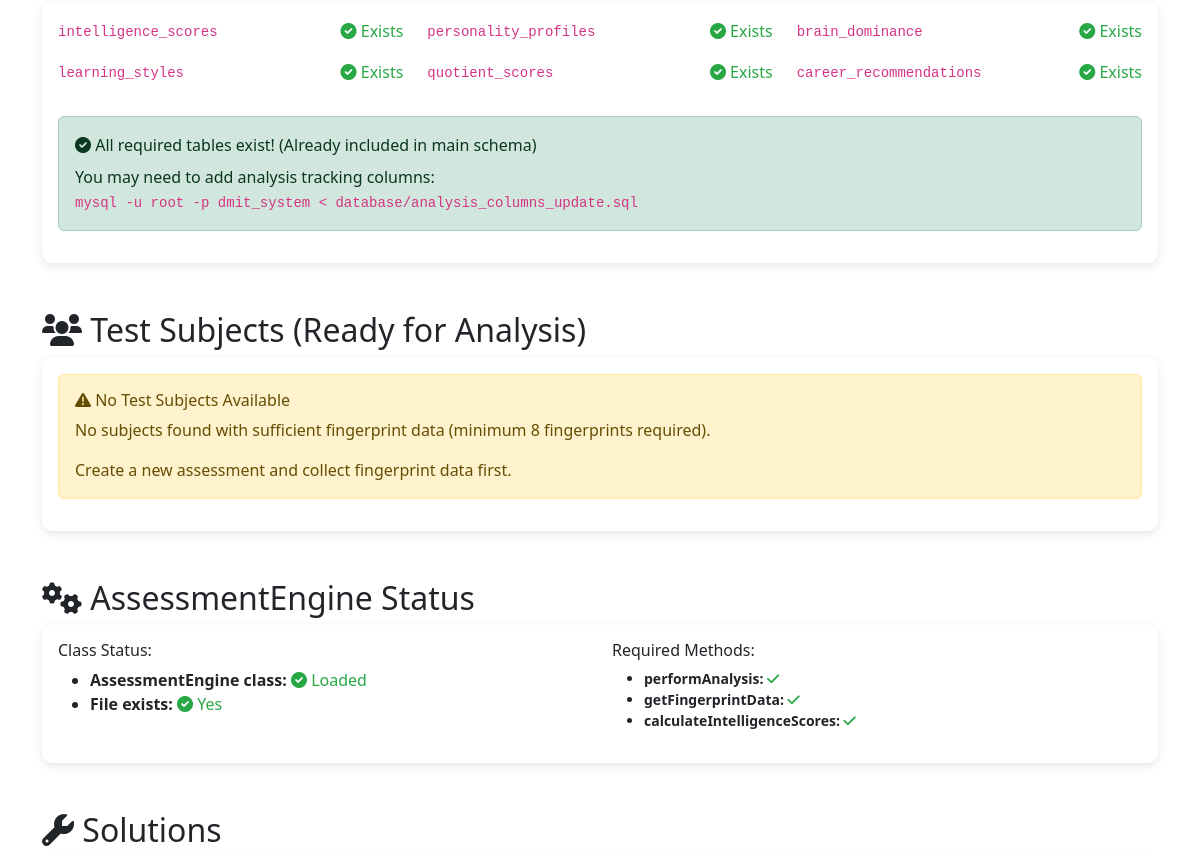
/analysis_debug.php (middle part), run on an earlier commit of the app's database.
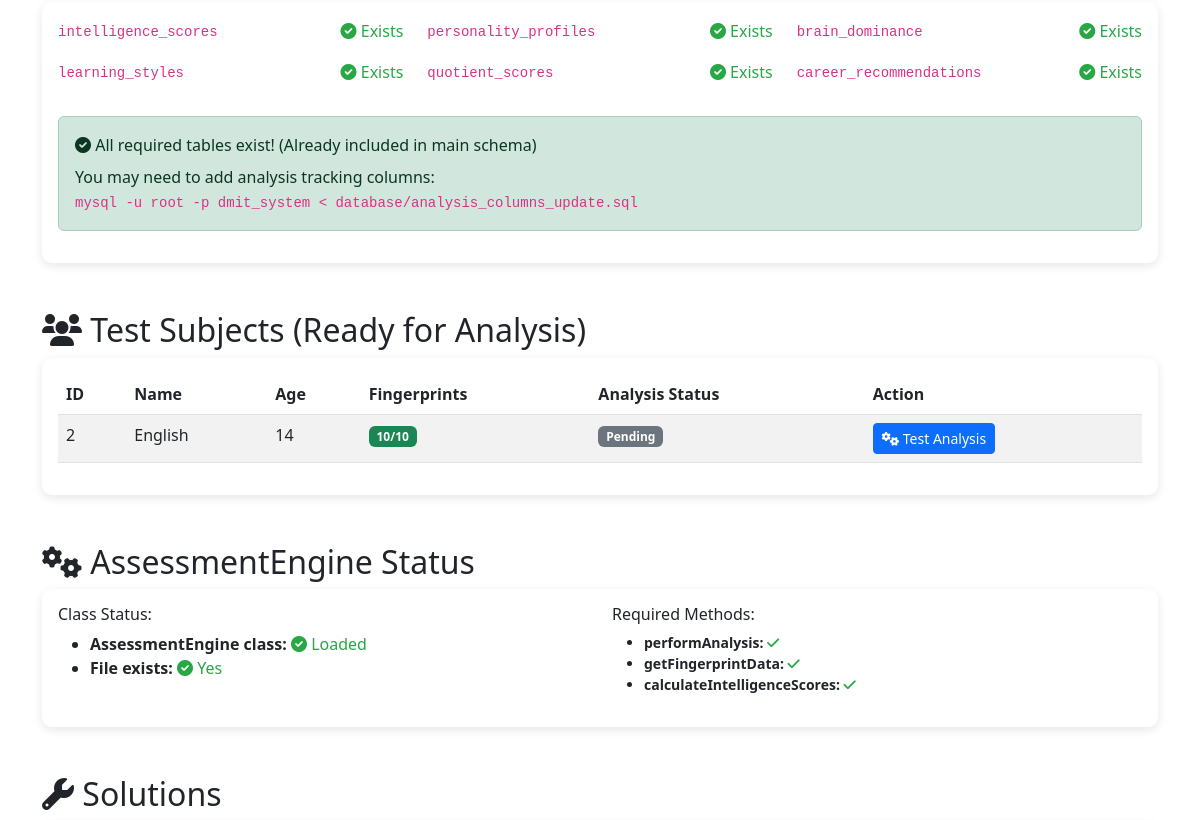
And on a later commit of the database.
### tables this page shows
CREATE TABLE `assessment_subjects` (
  `id` int(11) NOT NULL,
  `user_id` int(11) NOT NULL,
  `subject_name` varchar(100) NOT NULL,
  `date_of_birth` date NOT NULL,
  `gender` enum('male','female','other') NOT NULL,
  `age_at_assessment` int(11) NOT NULL,
  `parent_name` varchar(100) DEFAULT NULL,
  `contact_email` varchar(100) DEFAULT NULL,
  `contact_phone` varchar(15) DEFAULT NULL,
  `school_name` varchar(100) DEFAULT NULL,
  `grade_class` varchar(20) DEFAULT NULL,
  `created_at` timestamp NULL DEFAULT current_timestamp(),
  `updated_at` timestamp NULL DEFAULT current_timestamp() ON UPDATE current_timestamp()
);

### analysis_debug.php (the view, shortened to what the changed rows need)
<?php
$database = new Database();
$conn = $database->getConnection();
$requiredTables = [
    'intelligence_scores',
    'personality_profiles',
    'brain_dominance',
    'learning_styles',
    'quotient_scores',
    'career_recommendations'
];
$tableStatus = [];
foreach ($requiredTables as $table) {
    try {
        $stmt = $conn->query("SHOW TABLES LIKE '$table'");
        $tableStatus[$table] = $stmt->rowCount() > 0;
    } catch (Exception $e) {
        $tableStatus[$table] = false;
    }
}
$testSubjects = [];
try {
    $stmt = $conn->query("
        SELECT s.*, COUNT(f.id) as fingerprint_count
        FROM assessment_subjects s
        LEFT JOIN fingerprint_data f ON s.id = f.subject_id
        GROUP BY s.id
        HAVING fingerprint_count >= 8
        ORDER BY s.created_at DESC
        LIMIT 5
    ");
    $testSubjects = $stmt->fetchAll();
} catch (Exception $e) {
}
?>
<!DOCTYPE html>
<html lang="en">
<head>
    <link href="https://cdn.jsdelivr.net/npm/bootstrap@5.3.0/dist/css/bootstrap.min.css" rel="stylesheet">
    <link href="https://cdnjs.cloudflare.com/ajax/libs/font-awesome/6.0.0/css/all.min.css" rel="stylesheet">
</head>
<body>
    <div class="container my-5">
        <section class="mb-5">
            <div class="debug-card card">
                <div class="card-body">
                    <div class="row">
                        <?php foreach ($tableStatus as $table => $exists): ?>
                        <div class="col-lg-4 col-md-6 mb-3">
                            <div class="d-flex justify-content-between align-items-center">
                                <span><code><?php echo $table; ?></code></span>
                                <span class="<?php echo $exists ? 'status-good' : 'status-bad'; ?>">
                                    <i class="fas fa-<?php echo $exists ? 'check-circle' : 'times-circle'; ?>"></i>
                                    <?php echo $exists ? 'Exists' : 'Missing'; ?>
                                </span>
                            </div>
                        </div>
                        <?php endforeach; ?>
                    </div>
                </div>
            </div>
        </section>
        <section class="mb-5">
            <h2><i class="fas fa-users"></i> Test Subjects (Ready for Analysis)</h2>
            <div class="debug-card card">
                <div class="card-body">
                    <?php if (empty($testSubjects)): ?>
                    <div class="alert alert-warning">
                        <h6><i class="fas fa-exclamation-triangle"></i> No Test Subjects Available</h6>
                        <p>No subjects found with sufficient fingerprint data (minimum 8 fingerprints required).</p>
                        <p class="mb-0">Create a new assessment and collect fingerprint data first.</p>
                    </div>
                    <?php else: ?>
                    <div class="table-responsive">
                        <table class="table table-striped">
                            <thead>
                                <tr>
                                    <th>ID</th>
                                    <th>Name</th>
                                    <th>Age</th>
                                    <th>Fingerprints</th>
                                    <th>Analysis Status</th>
                                    <th>Action</th>
                                </tr>
                            </thead>
                            <tbody>
                                <?php foreach ($testSubjects as $subject): ?>
                                <tr>
                                    <td><?php echo $subject['id']; ?></td>
                                    <td><?php echo htmlspecialchars($subject['subject_name']); ?></td>
                                    <td><?php echo $subject['age_at_assessment']; ?></td>
                                    <td>
                                        <span class="badge bg-<?php echo $subject['fingerprint_count'] >= 8 ? 'success' : 'warning'; ?>">
                                            <?php echo $subject['fingerprint_count']; ?>/10
                                        </span>
                                    </td>
                                    <td>
                                        <?php if ($subject['analysis_complete'] ?? false): ?>
                                            <span class="badge bg-success">Complete</span>
                                        <?php else: ?>
                                            <span class="badge bg-secondary">Pending</span>
                                        <?php endif; ?>
                                    </td>
                                    <td>
                                        <form method="POST" class="d-inline">
                                            <button type="submit" name="test_analysis" class="btn btn-sm btn-primary">
                                                <i class="fas fa-cogs"></i> Test Analysis
                                            </button>
                                        </form>
                                    </td>
                                </tr>
                                <?php endforeach; ?>
                            </tbody>
                        </table>
                    </div>
                    <?php endif; ?>
                </div>
            </div>
        </section>
        <section class="mb-5">
            <h2><i class="fas fa-cogs"></i> AssessmentEngine Status</h2>
            <div class="debug-card card">
                <div class="card-body">
                    <div class="row">
                        <div class="col-lg-6">
                            <?php if (class_exists('AssessmentEngine')): ?>
                            <ul class="small">
                                <?php
                                $methods = ['performAnalysis', 'getFingerprintData', 'calculateIntelligenceScores'];
                                foreach ($methods as $method):
                                    $exists = method_exists('AssessmentEngine', $method);
                                ?>
                                <li><strong><?php echo $method; ?>:</strong>
                                    <span class="<?php echo $exists ? 'status-good' : 'status-bad'; ?>">
                                        <i class="fas fa-<?php echo $exists ? 'check' : 'times'; ?>"></i>
                                    </span>
                                </li>
                                <?php endforeach; ?>
                            </ul>
                            <?php else: ?>
                            <p class="text-muted">Class not loaded</p>
                            <?php endif; ?>
                        </div>
                    </div>
                </div>
            </div>
        </section>
        <section class="mb-5">
            <h2><i class="fas fa-wrench"></i> Solutions</h2>
        </section>
    </div>
</body>
</html>

What changed in the data, as far as the page shows it:
added assessment_subjects: id "2", subject_name "English", age_at_assessment "14", fingerprint_count "10"
Also different on the page:
text no longer shown: "No Test Subjects Available No subjects found with sufficient fingerprint data (minimum 8 fingerprints required). Create a new assessment and collect fingerprint data first."
text now shown: "ID Name Age Fingerprints Analysis Status Action"
